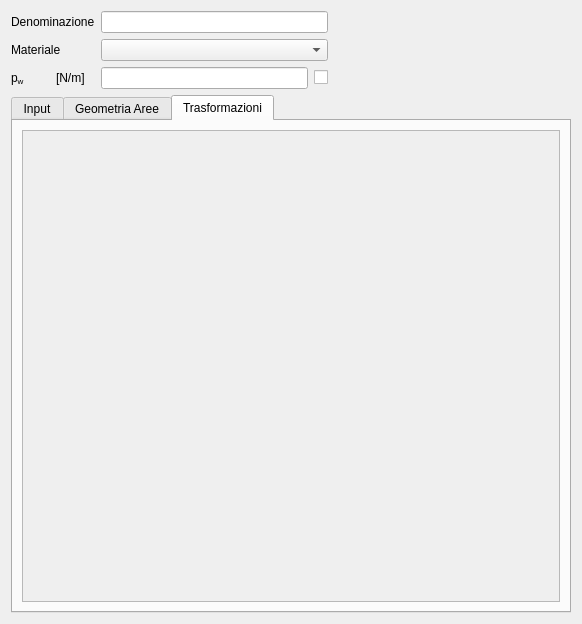
<?xml version="1.0" encoding="UTF-8"?>
<ui version="4.0">
 <class>SectionThinGUI</class>
 <widget class="QWidget" name="SectionThinGUI">
  <property name="geometry">
   <rect>
    <x>0</x>
    <y>0</y>
    <width>582</width>
    <height>624</height>
   </rect>
  </property>
  <property name="windowTitle">
   <string>Form</string>
  </property>
  <layout class="QGridLayout" name="gridLayout_4">
   <item row="2" column="1">
    <widget class="QLabelUnitMeasure" name="pWUMLabel">
     <property name="text">
      <string>&lt;html&gt;&lt;/head&gt;
&lt;body&gt;
[N/m]
&lt;/body&gt;&lt;/html&gt;</string>
     </property>
    </widget>
   </item>
   <item row="2" column="2">
    <widget class="QLineEditValue" name="pWLEdit"/>
   </item>
   <item row="0" column="4">
    <spacer name="horizontalSpacer">
     <property name="orientation">
      <enum>Qt::Horizontal</enum>
     </property>
     <property name="sizeHint" stdset="0">
      <size>
       <width>237</width>
       <height>20</height>
      </size>
     </property>
    </spacer>
   </item>
   <item row="2" column="0">
    <widget class="QLabelRichName" name="pWLabel">
     <property name="text">
      <string>&lt;html&gt;&lt;/head&gt;
&lt;body&gt;
p&lt;span style=&quot; vertical-align:sub;&quot;&gt;w&lt;/span&gt;
&lt;/body&gt;
&lt;/html&gt;</string>
     </property>
    </widget>
   </item>
   <item row="0" column="0" colspan="2">
    <widget class="QLabelRichName" name="nameLabel">
     <property name="text">
      <string>Denominazione</string>
     </property>
    </widget>
   </item>
   <item row="1" column="0" colspan="2">
    <widget class="QLabel" name="materialLabel">
     <property name="text">
      <string>&lt;html&gt;&lt;/head&gt;
&lt;body&gt;
Materiale
&lt;/body&gt;
&lt;/html&gt;</string>
     </property>
    </widget>
   </item>
   <item row="3" column="0" colspan="5">
    <widget class="QTabWidget" name="tabWidget">
     <property name="currentIndex">
      <number>2</number>
     </property>
     <widget class="QWidget" name="inputTab">
      <attribute name="title">
       <string>Input</string>
      </attribute>
      <layout class="QGridLayout" name="gridLayout_3">
       <item row="0" column="0" colspan="2">
        <widget class="QScrollArea" name="inputScrollArea">
         <property name="widgetResizable">
          <bool>true</bool>
         </property>
         <widget class="QWidget" name="inputScrollAreaWidgetContents">
          <property name="geometry">
           <rect>
            <x>0</x>
            <y>0</y>
            <width>540</width>
            <height>440</height>
           </rect>
          </property>
          <layout class="QGridLayout" name="gridLayout_5">
           <item row="0" column="0">
            <widget class="QLabelRichName" name="tLabel">
             <property name="text">
              <string>t</string>
             </property>
            </widget>
           </item>
           <item row="0" column="1">
            <widget class="QLabelUnitMeasure" name="tUMLabel">
             <property name="text">
              <string>&lt;!DOCTYPE HTML PUBLIC &quot;-//W3C//DTD HTML 4.0//EN&quot; &quot;http://www.w3.org/TR/REC-html40/strict.dtd&quot;&gt;
&lt;html&gt;&lt;head&gt;&lt;meta name=&quot;qrichtext&quot; content=&quot;1&quot; /&gt;&lt;style type=&quot;text/css&quot;&gt;
p, li { white-space: pre-wrap; }
&lt;/style&gt;&lt;/head&gt;&lt;body style=&quot; font-family:'MS Shell Dlg 2'; font-size:8.25pt; font-weight:400; font-style:normal;&quot;&gt;
&lt;p style=&quot; margin-top:0px; margin-bottom:0px; margin-left:0px; margin-right:0px; -qt-block-indent:0; text-indent:0px;&quot;&gt;&lt;span style=&quot; font-size:8pt;&quot;&gt;[m]&lt;/span&gt;&lt;/p&gt;&lt;/body&gt;&lt;/html&gt;</string>
             </property>
            </widget>
           </item>
           <item row="0" column="2">
            <widget class="QLineEditValue" name="tLEdit"/>
           </item>
           <item row="1" column="0" colspan="3">
            <widget class="QGroupBox" name="SectionLineGBox">
             <property name="title">
              <string>Segmenti</string>
             </property>
             <layout class="QGridLayout" name="gridLayout">
              <item row="1" column="0">
               <widget class="QPushButton" name="addSectionLinePButton">
                <property name="text">
                 <string>+</string>
                </property>
               </widget>
              </item>
              <item row="1" column="1">
               <widget class="QPushButton" name="removeSectionLinePButton">
                <property name="text">
                 <string>-</string>
                </property>
               </widget>
              </item>
              <item row="0" column="0" colspan="2">
               <widget class="QTableView" name="sectionLineTableView"/>
              </item>
             </layout>
            </widget>
           </item>
           <item row="2" column="0" colspan="3">
            <widget class="QGroupBox" name="SectionArcGBox">
             <property name="title">
              <string>Archi</string>
             </property>
             <layout class="QGridLayout" name="gridLayout_2">
              <item row="1" column="0">
               <widget class="QPushButton" name="addSectionArcPButton">
                <property name="text">
                 <string>+</string>
                </property>
               </widget>
              </item>
              <item row="1" column="1">
               <widget class="QPushButton" name="removeSectionArcPButton">
                <property name="text">
                 <string>-</string>
                </property>
               </widget>
              </item>
              <item row="0" column="0" colspan="2">
               <widget class="QTableView" name="sectionArcTableView"/>
              </item>
             </layout>
            </widget>
           </item>
          </layout>
         </widget>
        </widget>
       </item>
      </layout>
     </widget>
     <widget class="QWidget" name="geometricDataTab">
      <attribute name="title">
       <string>Geometria Aree</string>
      </attribute>
      <layout class="QGridLayout" name="gridLayout_15">
       <item row="0" column="0">
        <widget class="QScrollArea" name="geometricDataScrollArea">
         <property name="widgetResizable">
          <bool>true</bool>
         </property>
         <widget class="QWidget" name="geometricDataScrollAreaWidgetContents">
          <property name="geometry">
           <rect>
            <x>0</x>
            <y>0</y>
            <width>540</width>
            <height>440</height>
           </rect>
          </property>
          <layout class="QGridLayout" name="gridLayout_6"/>
         </widget>
        </widget>
       </item>
      </layout>
     </widget>
     <widget class="QWidget" name="transformationTab">
      <attribute name="title">
       <string>Trasformazioni</string>
      </attribute>
      <layout class="QVBoxLayout" name="verticalLayout_3">
       <item>
        <widget class="QScrollArea" name="transformationScrollArea">
         <property name="widgetResizable">
          <bool>true</bool>
         </property>
         <widget class="QWidget" name="transformationScrollAreaWidgetContents">
          <property name="geometry">
           <rect>
            <x>0</x>
            <y>0</y>
            <width>540</width>
            <height>440</height>
           </rect>
          </property>
          <layout class="QGridLayout" name="gridLayout_7"/>
         </widget>
        </widget>
       </item>
      </layout>
     </widget>
    </widget>
   </item>
   <item row="2" column="3">
    <widget class="QCheckBoxReadOnly" name="pWCheckBox">
     <property name="text">
      <string/>
     </property>
    </widget>
   </item>
   <item row="1" column="2" colspan="2">
    <widget class="QComboBox" name="materialComboBox"/>
   </item>
   <item row="0" column="2" colspan="2">
    <widget class="QLineEditValue" name="nameLEdit"/>
   </item>
  </layout>
 </widget>
 <customwidgets>
  <customwidget>
   <class>QLabelRichName</class>
   <extends>QLabel</extends>
   <header>qlabelrichname.h</header>
  </customwidget>
  <customwidget>
   <class>QLineEditValue</class>
   <extends>QLineEdit</extends>
   <header>qlineeditvalue.h</header>
  </customwidget>
  <customwidget>
   <class>QLabelUnitMeasure</class>
   <extends>QLabel</extends>
   <header>qlabelunitmeasure.h</header>
  </customwidget>
  <customwidget>
   <class>QCheckBoxReadOnly</class>
   <extends>QCheckBox</extends>
   <header>qcheckboxreadonly.h</header>
  </customwidget>
 </customwidgets>
 <resources/>
 <connections/>
</ui>
